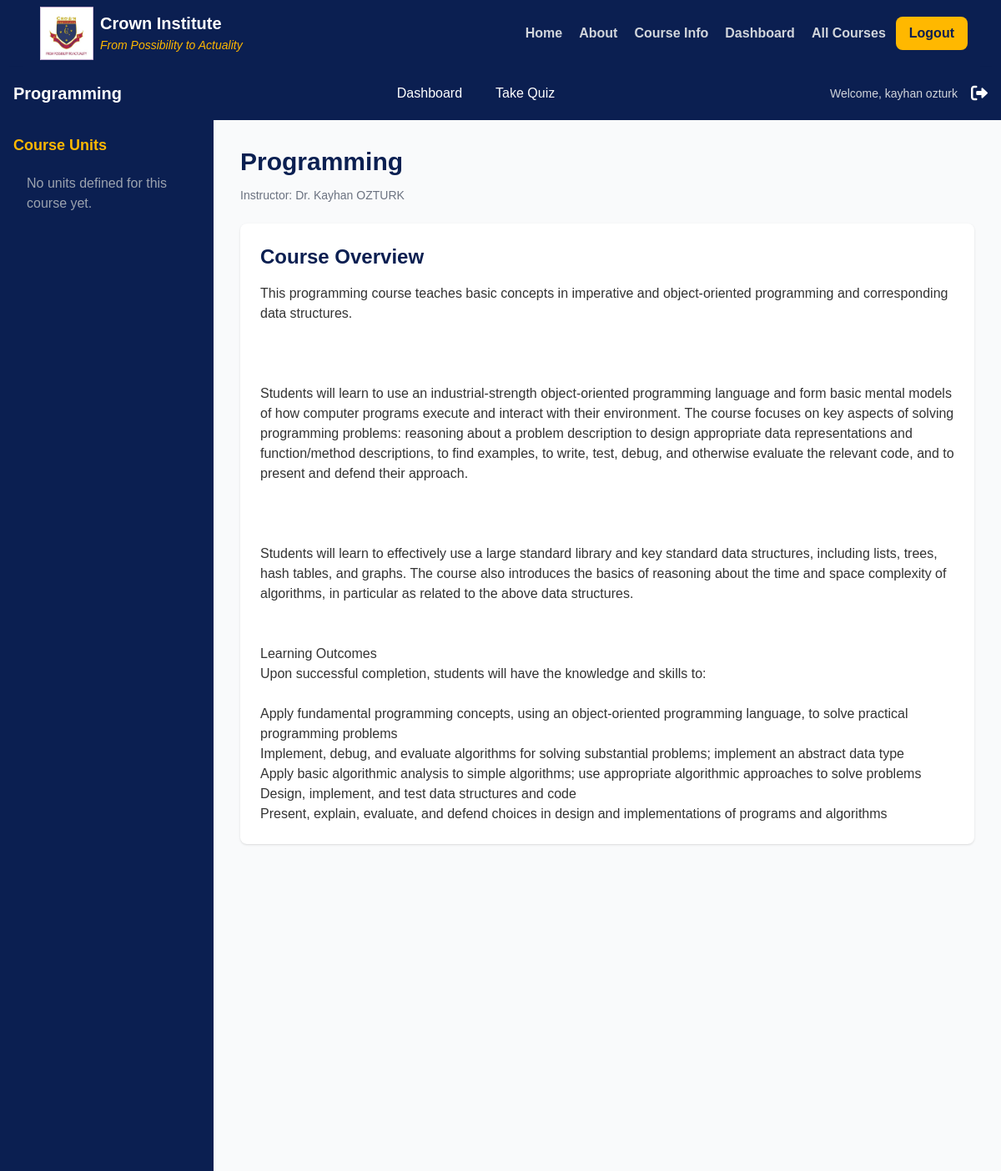
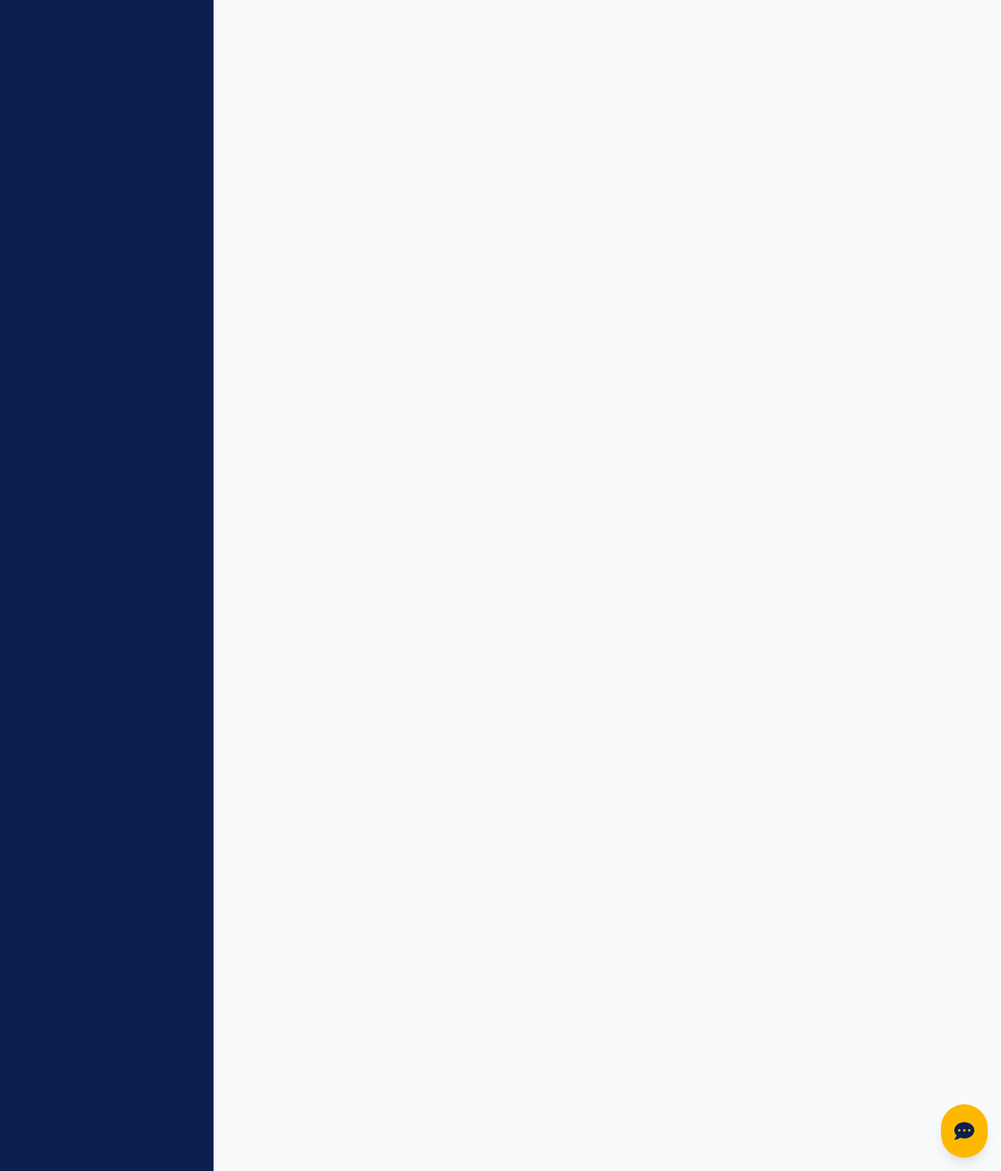
The page /unit-page.php?course_id=7 (signed in) on the database its author committed (2 pictures, top to bottom).
### tables this page shows
CREATE TABLE `Courses` (
  `course_id` int(11) NOT NULL,
  `title` varchar(255) NOT NULL,
  `description` text DEFAULT NULL,
  `category` varchar(100) DEFAULT NULL,
  `image_url` varchar(255) DEFAULT NULL,
  `instructor_id` int(11) DEFAULT NULL,
  `units_titles_json` text DEFAULT NULL,
  `created_at` timestamp NOT NULL DEFAULT current_timestamp()
);

CREATE TABLE `Users` (
  `user_id` int(11) NOT NULL,
  `name` varchar(255) NOT NULL,
  `email` varchar(255) NOT NULL,
  `password` varchar(255) NOT NULL,
  `role` enum('student','teacher') NOT NULL,
  `school_id` varchar(100) DEFAULT NULL,
  `created_at` timestamp NOT NULL DEFAULT current_timestamp()
);

### unit-page.php (the view, shortened to what this page needs)
<?php
include 'includes/header.php';
require_once __DIR__ . '/config/db_connect.php';
$course_id = $_GET['course_id'];
$course = null;
$is_student_enrolled = false;
try {
    $stmt = $pdo->prepare("SELECT c.*, u.name as instructor_name
                           FROM Courses c
                           JOIN Users u ON c.instructor_id = u.user_id
                           WHERE c.course_id = ?");
    $stmt->execute([$course_id]);
    $course = $stmt->fetch();
    if ($_SESSION['user_role'] === 'student') {
        $stmt_enroll = $pdo->prepare("SELECT 1 FROM Enrollments WHERE user_id = ? AND course_id = ?");
        $stmt_enroll->execute([$_SESSION['user_id'], $course_id]);
        if ($stmt_enroll->fetch()) {
            $is_student_enrolled = true;
        }
    }
} catch (PDOException $e) {
    $page_error = "Error fetching course details: " . $e->getMessage();
}
$unit_titles = [];
if ($course && isset($course['units_titles_json'])) {
    $unit_titles = json_decode($course['units_titles_json'], true);
}
?>
<nav class="bg-[#0B1F51] text-white shadow-lg">
    <div class="max-w-full px-4 mx-auto">
        <div class="flex flex-col sm:flex-row justify-between items-center h-auto sm:h-16 py-2 sm:py-0">
            <div class="flex items-center space-x-8 mb-2 sm:mb-0">
                <a href="#"
                    class="text-xl font-semibold"><?php echo htmlspecialchars($course['title'] ?? 'Course'); ?></a>
            </div>
            <div class="flex flex-wrap justify-center sm:justify-start space-x-2 sm:space-x-4">
                <a href="<?php echo $base_url . ($_SESSION['user_role'] === 'student' ? 'student-dashboard.php' : 'teacher-dashboard.php'); ?>"
                    class="px-3 py-2 text-white hover:text-[#FFB800]">Dashboard</a>
                <?php if ($_SESSION['user_role'] === 'student' && $is_student_enrolled && $course): ?>
                <a href="<?php echo $base_url; ?>quiz.php?course_id=<?php echo $course['course_id']; ?>"
                    class="px-3 py-2 text-white hover:text-[#FFB800]">Take Quiz</a>
                <?php endif; ?>
            </div>
            <div class="hidden sm:flex items-center space-x-4 mt-2 sm:mt-0">
                <span class="text-sm text-gray-300">Welcome,
                    <?php echo htmlspecialchars($_SESSION['user_name']); ?></span>
                <a href="<?php echo $base_url; ?>actions/logout_action.php" class="text-white hover:text-[#FFB800]">
                    <i class="fas fa-sign-out-alt text-xl"></i>
                </a>
            </div>
        </div>
    </div>
</nav>
<div class="flex min-h-[calc(100vh-4rem)]">
    <div class="w-full sm:w-64 bg-[#0B1F51] text-white flex-shrink-0">
        <div class="p-4 sticky top-16">
            <h3 class="text-lg font-semibold mb-3 text-[#FFB800]">Course Units</h3>
            <div id="sidebar" class="space-y-1">
                <?php if (empty($unit_titles)): ?>
                <p class="px-4 py-2 text-gray-400">No units defined for this course yet.</p>
                <?php endif; ?>
            </div>
        </div>
    </div>
    <div class="flex-1 p-6 sm:p-8 bg-gray-50">
        <?php if (isset($page_error)): ?>
        <div class="bg-red-100 border border-red-400 text-red-700 px-4 py-3 rounded relative mb-4" role="alert">
            <?php echo htmlspecialchars($page_error); ?>
        </div>
        <?php elseif ($course): ?>
        <div class="max-w-4xl mx-auto">
            <h1 id="mainContentTitle" class="text-3xl font-bold text-[#0B1F51] mb-3">
                <?php echo htmlspecialchars($course['title']); ?></h1>
            <p class="text-sm text-gray-500 mb-6">Instructor:
                <?php echo htmlspecialchars($course['instructor_name']); ?></p>
            <div id="mainCourseContent" class="prose max-w-none bg-white p-6 rounded-lg shadow min-h-[300px]">
                <h2 class="text-2xl font-semibold text-[#0B1F51] mb-4">Course Overview</h2>
                <?php echo nl2br(htmlspecialchars($course['description'] ?? 'No detailed description provided.')); ?>
            </div>
        </div>
        <?php else: ?>
        <p class="text-gray-600">Course details could not be loaded.</p>
        <?php endif; ?>
    </div>
</div>
<div class="fixed bottom-4 right-4 z-50">
    <button onclick="toggleChatbot()"
        class="bg-[#FFB800] text-[#0B1F51] p-3 sm:p-4 rounded-full shadow-lg hover:bg-[#e5a600] float-right focus:outline-none focus:ring-2 focus:ring-offset-2 focus:ring-[#0B1F51]"
        id="chatbotToggle">
        <i class="fas fa-comment-dots text-xl sm:text-2xl"></i>
    </button>
</div>
<?php include 'includes/footer.php'; ?>

### css/style.css (style rules this page uses)
:root { --primary-color: #0B1F51; --secondary-color: #FFB800; --text-color: #333; --light-bg: #f5f5f5; --white: #ffffff; --success: #28a745; --warning: #ffc107; --danger: #dc3545; --gray: #6c757d; }
* { margin: 0; padding: 0; box-sizing: border-box; font-family: 'Arial', sans-serif; }
body { background-color: var(--light-bg); color: var(--text-color); }

### rows shown on the page
courses: title "Programming", instructor.name "Dr. Kayhan OZTURK", description "This programming course teaches basic concepts in imperative and object-oriented programming and corresponding data structures. Students will learn to use an industrial-strength object-oriented programming language and form basic mental models of how computer programs execute and interact with their environment. The course focuses on key aspects of solving programming problems: reasoning about a problem description to design appropriate data representations and function/method descriptions, to find examples, to write, test, debug, and otherwise evaluate the relevant code, and to present and defend their approach. Students will learn to effectively use a large standard library and key…"

### other values the page prints
$_SESSION['user_name'] "kayhan ozturk"
